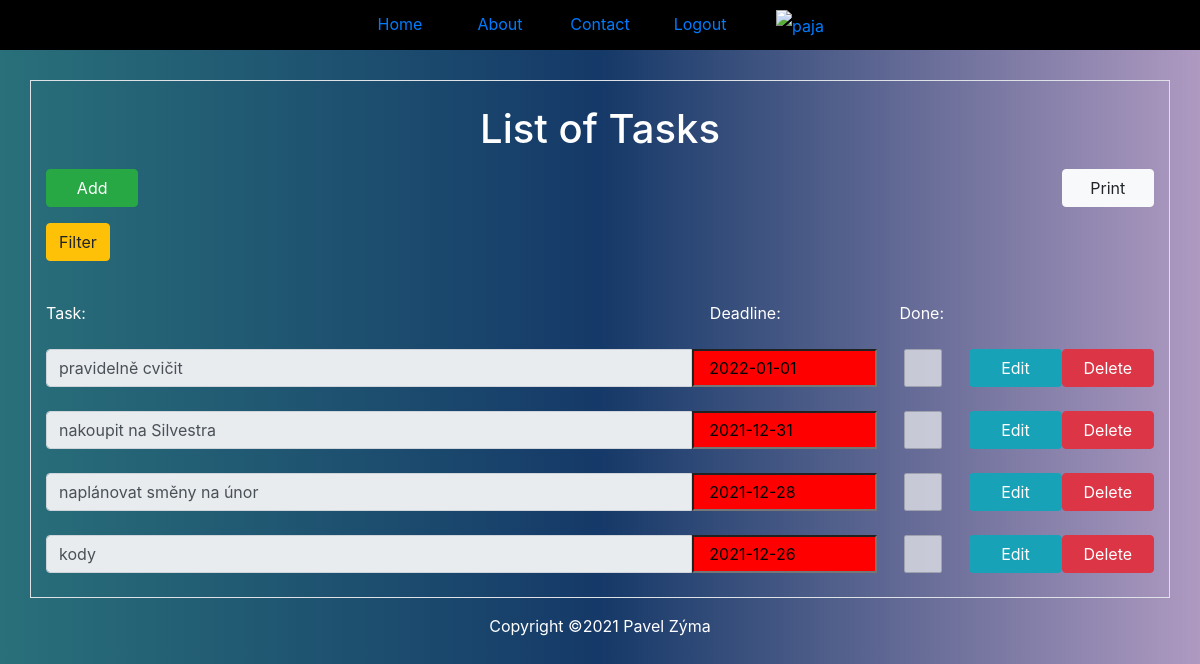
The app's page /todolist (signed in), older data.
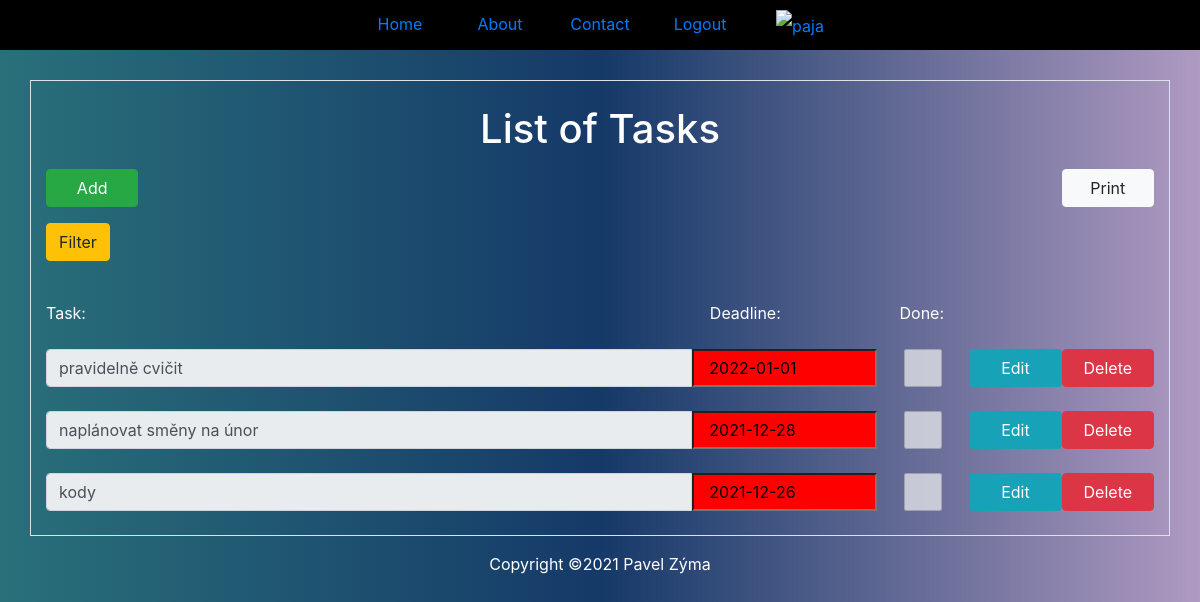
The same page, newer data.
### tables this page shows
CREATE TABLE "tasks" (
	"id"	INTEGER,
	"task"	TEXT,
	"execdate"	NUMERIC,
	"ok"	INTEGER,
	"user_id"	INTEGER,
	PRIMARY KEY("id" AUTOINCREMENT)
);

### app.py (the view)
@app.route("/todolist", methods=["POST","GET"])
def todolist():
    user_id=session["user_id"]
    user=session["user"]
    records=create_db.get_data(user_id,"execdate")
    if request.args.get("submit")=="Savedate":
        records=create_db.get_data(user_id,"savedate")
    elif request.args.get("submit")=="History":
        records=create_db.get_data(user_id,"ok")
    elif request.args.get("submit")=="All":
        records=create_db.get_data(user_id)
    if user:
        print(user)
        return render_template("index.html",user=user,records=records,success=True)
    return render_template("index.html",success=False)

### package/create_db.py (called while the page is built)
def get_data(user,col="id"):
    con=sqlite3.connect("package/db/todolist.db")
    cur=con.cursor()
    print(user)
    if col=="savedate":
        sql="SELECT * FROM tasks WHERE user_id=? and ok=0 ORDER BY id"
        cur.execute(sql,(user,))
    elif col=="execdate":
        sql="SELECT * FROM tasks WHERE user_id=? and ok=0 ORDER BY execdate DESC"
        cur.execute(sql,(user,))
    elif col=="id":
        sql="SELECT * FROM tasks WHERE user_id=?"
        cur.execute(sql,(user,))
    elif col =="ok":
        sql="SELECT * FROM tasks WHERE user_id=? and ok=1 ORDER BY execdate DESC"
        cur.execute(sql,(user,))
    records=cur.fetchall()
    con.close()
    return records

### templates/index.html (shortened to what this page needs)
    {% extends "base.html" %}
    {% block content%}
	{% if success %}
	<div class="container border" style="margin-top: 80px;" >
		<p><h1 class="text-center text-white text-decoration mt-4">List of Tasks</h1></p>
		<div class=" mx-auto">
			<form action="/todolist" class="my-3">
				<div class="  clearfix">
					<a href="/add"class="btn btn-success col-md-1 " name="add">Add</a>
					<a href="" onclick="print()" class="btn btn-light col-md-1 float-right" name="Print">Print</a>
				</div>
				<div id=menu>
					<div id="item" class="btn btn-warning my-3">Filter</div>
				</div>
			</form>
			<div class="row my-4" >
				<div class="col-md-7 text-white">Task:</div>
				<div class="col-md-2 text-white">Deadline:</div>
				<div class="col-md-1 text-white">Done:</div>
			</div>
			<form action="" class="text-center">
				{% for record in records %}
				<div class="input-group datum2">
					<input type="text" readonly="readonly" class="form-control col-md-7 " name="ukol" id="ukol" value="{{ record[1] }}" >
					<input type="text" readonly="readonly" class="form-control-date col-md-2  datum3"  name="execdate"  value="{{ record[2] }}">
					{% if record[3]==1 %}
						<input type="checkbox" value=1 disabled checked id="checkbox"  class=" form-control col-md-1  ifchecked">
					{% else %}
						<input type="checkbox" value=0 disabled id="checkbox" class=" form-control col-md-1 ifchecked">
					{% endif %}
					<a href="/edit?id={{record[0]}}"  class="col-md-1 btn btn-info" name="edit">Edit</a>
					<a href="/del?id={{ record[0] }}"  class="col-md-1 btn btn-danger" name="delete" >Delete</a>
				</div>
				<br>
				{% endfor %}
			</form>
		</div>
	</div>
		{% endif %}
	{% endblock %}

### templates/base.html (shortened to what this page needs)
<!DOCTYPE html>
<html lang="en">
<head>
    <link rel="stylesheet" href='{{ url_for("static" ,filename="style.css") }}'>
	<link rel="stylesheet" href="https://maxcdn.bootstrapcdn.com/bootstrap/4.5.2/css/bootstrap.min.css">
</head>
<body>
		{% if success %}
			<ul class=" nav fixed-top justify-content-center">
				<li class="nav-item"><a class="nav-link" href="/">Home</a></li>
				<li class="nav-item"><a class="nav-link" href="/about" >About</a></li>
				<li class="nav-item"><a class="nav-link" href="/contact">Contact</a></li>
				{% if user %}
				<li class="nav-item" ><a class="nav-link" href="/logout">Logout</a></li>
				<li class="nav-item"><a class="nav-link " href="#"><img src="C:\Users\zymap\OneDrive\Dokumenty\GitHub\todolist\images\profile.png" alt = "{{ user }}"></a></li>
				{% endif %}
			</ul>
		{% endif %}
    {% block content %}{% endblock %}
	{% include "_footer.html" %}
</body>
</html>

### templates/_footer.html
<div class="text-center text-white my-3" style="width: 100%;">Copyright &copy;2021 Pavel Zýma </div>

### static/style.css (style rules this page uses)
body { background-image: linear-gradient(to right ,rgb(41, 112, 122),rgb(21, 57, 104),rgba(104, 65, 139, 0.534)); }
ul { background-color: black; overflow: hidden; margin:0px; padding:0px; line-height: 2rem; }
li { list-style-type:none; float: left; width:100px; }
li a { padding-right: 5px; text-decoration: none; text-align: center; padding: 14px 16px; }
.clearfix { clear:both; }

Row changes from the older to the newer data that the page shows:
no longer on this page (row edited): tasks: ukol "nakoupit na Silvestra", execdate "2021-12-31"
